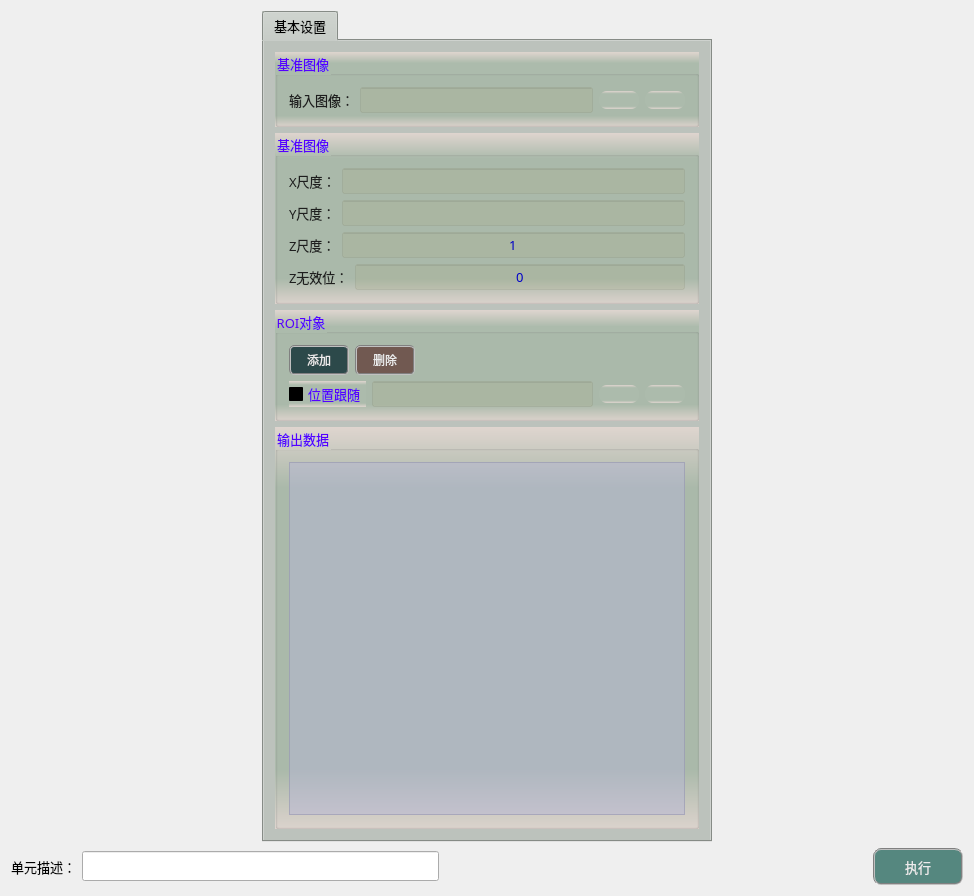
<?xml version="1.0" encoding="UTF-8"?>
<ui version="4.0">
 <class>frmFlatness3DClass</class>
 <widget class="QWidget" name="frmFlatness3DClass">
  <property name="geometry">
   <rect>
    <x>0</x>
    <y>0</y>
    <width>974</width>
    <height>896</height>
   </rect>
  </property>
  <property name="windowTitle">
   <string>frmFlatness3D</string>
  </property>
  <layout class="QVBoxLayout" name="verticalLayout">
   <item>
    <layout class="QHBoxLayout" name="horizontalLayout_2">
     <item>
      <widget class="QTabWidget" name="tabWidget">
       <property name="sizePolicy">
        <sizepolicy hsizetype="Fixed" vsizetype="Expanding">
         <horstretch>0</horstretch>
         <verstretch>0</verstretch>
        </sizepolicy>
       </property>
       <property name="minimumSize">
        <size>
         <width>450</width>
         <height>550</height>
        </size>
       </property>
       <property name="maximumSize">
        <size>
         <width>16777215</width>
         <height>16777215</height>
        </size>
       </property>
       <property name="font">
        <font>
         <family>微软雅黑</family>
         <pointsize>10</pointsize>
        </font>
       </property>
       <property name="styleSheet">
        <string notr="true">background-color: #bcc2bc;</string>
       </property>
       <property name="currentIndex">
        <number>0</number>
       </property>
       <widget class="QWidget" name="tab">
        <attribute name="title">
         <string>基本设置</string>
        </attribute>
        <layout class="QVBoxLayout" name="verticalLayout_4">
         <item>
          <widget class="QGroupBox" name="groupCamera">
           <property name="font">
            <font>
             <family>微软雅黑</family>
             <pointsize>10</pointsize>
            </font>
           </property>
           <property name="styleSheet">
            <string notr="true">background-color: qlineargradient(x1:0, y1:0, x2:0, y2:1, stop:0 #dfd5cf, stop: 0.15 #acbbac, stop: 0.85 #acbbac,stop:1 #dfd5cf);
color: rgb(85, 0, 255);</string>
           </property>
           <property name="title">
            <string>基准图像</string>
           </property>
           <layout class="QHBoxLayout" name="horizontalLayout_7">
            <item>
             <widget class="QLabel" name="label_4">
              <property name="font">
               <font>
                <family>微软雅黑</family>
                <pointsize>10</pointsize>
               </font>
              </property>
              <property name="styleSheet">
               <string notr="true">color: rgb(30, 30, 30);
background: transparent;</string>
              </property>
              <property name="text">
               <string>输入图像：</string>
              </property>
             </widget>
            </item>
            <item>
             <widget class="QLineEdit" name="txtLinkImage">
              <property name="font">
               <font>
                <family>微软雅黑</family>
                <pointsize>10</pointsize>
               </font>
              </property>
              <property name="styleSheet">
               <string notr="true">color: rgb(0, 0, 200);
background-color: rgba(170, 170, 127,50);</string>
              </property>
              <property name="alignment">
               <set>Qt::AlignCenter</set>
              </property>
              <property name="readOnly">
               <bool>true</bool>
              </property>
             </widget>
            </item>
            <item>
             <widget class="QPushButton" name="btnLinkImage">
              <property name="toolTip">
               <string>链接图像</string>
              </property>
              <property name="styleSheet">
               <string notr="true">QWidget{ border:none;border-radius: 8px;padding: 2px 4px;}
QPushButton:hover{ background-color: rgba(85, 150, 127, 100);}
QPushButton:pressed{background-color: rgba(85, 180, 127, 160);}</string>
              </property>
              <property name="text">
               <string/>
              </property>
              <property name="icon">
               <iconset resource="../../GeometryTools/FindCircle/sub_res.qrc">
                <normaloff>:/resource/link.png</normaloff>:/resource/link.png</iconset>
              </property>
              <property name="iconSize">
               <size>
                <width>27</width>
                <height>27</height>
               </size>
              </property>
             </widget>
            </item>
            <item>
             <widget class="QPushButton" name="btnDelLinkImage">
              <property name="toolTip">
               <string>删除图像链接</string>
              </property>
              <property name="styleSheet">
               <string notr="true">QWidget{ border:none;border-radius: 8px;padding: 2px 4px;}
QPushButton:hover{ background-color: rgba(226, 142, 162, 100);}
QPushButton:pressed{background-color: rgba(226, 172, 162, 200);}</string>
              </property>
              <property name="text">
               <string/>
              </property>
              <property name="icon">
               <iconset resource="../../GeometryTools/FindCircle/sub_res.qrc">
                <normaloff>:/resource/del_link.png</normaloff>:/resource/del_link.png</iconset>
              </property>
              <property name="iconSize">
               <size>
                <width>27</width>
                <height>27</height>
               </size>
              </property>
             </widget>
            </item>
           </layout>
          </widget>
         </item>
         <item>
          <widget class="QGroupBox" name="groupCamera_2">
           <property name="font">
            <font>
             <family>微软雅黑</family>
             <pointsize>10</pointsize>
            </font>
           </property>
           <property name="styleSheet">
            <string notr="true">background-color: qlineargradient(x1:0, y1:0, x2:0, y2:1, stop:0 #dfd5cf, stop: 0.15 #acbbac, stop: 0.85 #acbbac,stop:1 #dfd5cf);
color: rgb(85, 0, 255);</string>
           </property>
           <property name="title">
            <string>基准图像</string>
           </property>
           <layout class="QVBoxLayout" name="verticalLayout_2">
            <item>
             <layout class="QHBoxLayout" name="horizontalLayout_3">
              <item>
               <widget class="QLabel" name="label_8">
                <property name="font">
                 <font>
                  <family>微软雅黑</family>
                  <pointsize>10</pointsize>
                 </font>
                </property>
                <property name="styleSheet">
                 <string notr="true">color: rgb(30, 30, 30);
background: transparent;</string>
                </property>
                <property name="text">
                 <string>X尺度：</string>
                </property>
               </widget>
              </item>
              <item>
               <widget class="QLineEdit" name="txtXScale">
                <property name="font">
                 <font>
                  <family>微软雅黑</family>
                  <pointsize>10</pointsize>
                 </font>
                </property>
                <property name="styleSheet">
                 <string notr="true">color: rgb(0, 0, 200);
background-color: rgba(170, 170, 127,50);</string>
                </property>
                <property name="alignment">
                 <set>Qt::AlignCenter</set>
                </property>
                <property name="readOnly">
                 <bool>false</bool>
                </property>
               </widget>
              </item>
             </layout>
            </item>
            <item>
             <layout class="QHBoxLayout" name="horizontalLayout_4">
              <item>
               <widget class="QLabel" name="label_9">
                <property name="font">
                 <font>
                  <family>微软雅黑</family>
                  <pointsize>10</pointsize>
                 </font>
                </property>
                <property name="styleSheet">
                 <string notr="true">color: rgb(30, 30, 30);
background: transparent;</string>
                </property>
                <property name="text">
                 <string>Y尺度：</string>
                </property>
               </widget>
              </item>
              <item>
               <widget class="QLineEdit" name="txtYScale">
                <property name="font">
                 <font>
                  <family>微软雅黑</family>
                  <pointsize>10</pointsize>
                 </font>
                </property>
                <property name="styleSheet">
                 <string notr="true">color: rgb(0, 0, 200);
background-color: rgba(170, 170, 127,50);</string>
                </property>
                <property name="alignment">
                 <set>Qt::AlignCenter</set>
                </property>
                <property name="readOnly">
                 <bool>false</bool>
                </property>
               </widget>
              </item>
             </layout>
            </item>
            <item>
             <layout class="QHBoxLayout" name="horizontalLayout_5">
              <item>
               <widget class="QLabel" name="label_10">
                <property name="font">
                 <font>
                  <family>微软雅黑</family>
                  <pointsize>10</pointsize>
                 </font>
                </property>
                <property name="styleSheet">
                 <string notr="true">color: rgb(30, 30, 30);
background: transparent;</string>
                </property>
                <property name="text">
                 <string>Z尺度：</string>
                </property>
               </widget>
              </item>
              <item>
               <widget class="QLineEdit" name="txtZScale">
                <property name="font">
                 <font>
                  <family>微软雅黑</family>
                  <pointsize>10</pointsize>
                 </font>
                </property>
                <property name="styleSheet">
                 <string notr="true">color: rgb(0, 0, 200);
background-color: rgba(170, 170, 127,50);</string>
                </property>
                <property name="text">
                 <string>1</string>
                </property>
                <property name="alignment">
                 <set>Qt::AlignCenter</set>
                </property>
                <property name="readOnly">
                 <bool>false</bool>
                </property>
               </widget>
              </item>
             </layout>
            </item>
            <item>
             <layout class="QHBoxLayout" name="horizontalLayout_6">
              <item>
               <widget class="QLabel" name="label_11">
                <property name="font">
                 <font>
                  <family>微软雅黑</family>
                  <pointsize>10</pointsize>
                 </font>
                </property>
                <property name="styleSheet">
                 <string notr="true">color: rgb(30, 30, 30);
background: transparent;</string>
                </property>
                <property name="text">
                 <string>Z无效位：</string>
                </property>
               </widget>
              </item>
              <item>
               <widget class="QLineEdit" name="txtZInvalid">
                <property name="font">
                 <font>
                  <family>微软雅黑</family>
                  <pointsize>10</pointsize>
                 </font>
                </property>
                <property name="styleSheet">
                 <string notr="true">color: rgb(0, 0, 200);
background-color: rgba(170, 170, 127,50);</string>
                </property>
                <property name="text">
                 <string>0</string>
                </property>
                <property name="alignment">
                 <set>Qt::AlignCenter</set>
                </property>
                <property name="readOnly">
                 <bool>false</bool>
                </property>
               </widget>
              </item>
             </layout>
            </item>
           </layout>
          </widget>
         </item>
         <item>
          <widget class="QGroupBox" name="groupC4_2">
           <property name="font">
            <font>
             <family>微软雅黑</family>
             <pointsize>10</pointsize>
            </font>
           </property>
           <property name="styleSheet">
            <string notr="true">background-color: qlineargradient(x1:0, y1:0, x2:0, y2:1, stop:0 #dfd5cf, stop: 0.15 #acbbac, stop: 0.85 #acbbac,stop:1 #dfd5cf);
color: rgb(85, 0, 255);</string>
           </property>
           <property name="title">
            <string>ROI对象</string>
           </property>
           <layout class="QVBoxLayout" name="verticalLayout_3">
            <item>
             <layout class="QHBoxLayout" name="horizontalLayout_8">
              <item>
               <widget class="QPushButton" name="btnAddROI">
                <property name="sizePolicy">
                 <sizepolicy hsizetype="Fixed" vsizetype="Fixed">
                  <horstretch>0</horstretch>
                  <verstretch>0</verstretch>
                 </sizepolicy>
                </property>
                <property name="minimumSize">
                 <size>
                  <width>60</width>
                  <height>30</height>
                 </size>
                </property>
                <property name="font">
                 <font>
                  <family>微软雅黑</family>
                  <pointsize>9</pointsize>
                 </font>
                </property>
                <property name="styleSheet">
                 <string notr="true">QWidget{ background-color: rgba(9, 42, 47, 200);}
QWidget{ color: rgb(235, 235, 235);}
QWidget{ border: 2px groove gray;border-radius: 5px;padding: 2px 4px;}
QPushButton:hover{ background-color: rgb(9, 62, 52);}
QPushButton:pressed{background-color: rgb(9, 82, 72);}</string>
                </property>
                <property name="text">
                 <string>添加</string>
                </property>
               </widget>
              </item>
              <item>
               <widget class="QPushButton" name="btnDeleteROI">
                <property name="minimumSize">
                 <size>
                  <width>60</width>
                  <height>30</height>
                 </size>
                </property>
                <property name="font">
                 <font>
                  <family>微软雅黑</family>
                  <pointsize>9</pointsize>
                 </font>
                </property>
                <property name="styleSheet">
                 <string notr="true">QWidget{ background-color: rgba(97, 63, 56, 200);}
QWidget{ color: rgb(235, 235, 235);}
QWidget{ border: 2px groove gray;border-radius: 5px;padding: 2px 4px;}
QPushButton:hover{ background-color: rgb(97, 83, 76);}
QPushButton:pressed{background-color: rgb(117, 83, 96);}</string>
                </property>
                <property name="text">
                 <string>删除</string>
                </property>
               </widget>
              </item>
              <item>
               <spacer name="horizontalSpacer">
                <property name="orientation">
                 <enum>Qt::Horizontal</enum>
                </property>
                <property name="sizeHint" stdset="0">
                 <size>
                  <width>40</width>
                  <height>20</height>
                 </size>
                </property>
               </spacer>
              </item>
             </layout>
            </item>
            <item>
             <layout class="QHBoxLayout" name="horizontalLayout_9">
              <item>
               <widget class="QCheckBox" name="checkUseFollow">
                <property name="sizePolicy">
                 <sizepolicy hsizetype="Fixed" vsizetype="Fixed">
                  <horstretch>0</horstretch>
                  <verstretch>0</verstretch>
                 </sizepolicy>
                </property>
                <property name="font">
                 <font>
                  <family>微软雅黑</family>
                  <pointsize>10</pointsize>
                 </font>
                </property>
                <property name="styleSheet">
                 <string notr="true">QCheckBox{
    color: rgb(30, 30, 30);
	border-style: flat;
	background: transparent;
}
QCheckBox::indicator {
    width: 17px;
    height: 17px;    
}
QCheckBox::indicator::unchecked {
    image: url(:/resource/untick.png);
}
QCheckBox::indicator::checked {
    image: url(:/resource/tick.png);
};</string>
                </property>
                <property name="text">
                 <string>位置跟随</string>
                </property>
                <property name="iconSize">
                 <size>
                  <width>22</width>
                  <height>22</height>
                 </size>
                </property>
               </widget>
              </item>
              <item>
               <widget class="QLineEdit" name="txtLinkFollow">
                <property name="font">
                 <font>
                  <family>微软雅黑</family>
                  <pointsize>10</pointsize>
                 </font>
                </property>
                <property name="toolTip">
                 <string>匹配基准中心</string>
                </property>
                <property name="styleSheet">
                 <string notr="true">color: rgb(0, 0, 200);
background-color: rgba(170, 170, 127,50);</string>
                </property>
                <property name="alignment">
                 <set>Qt::AlignCenter</set>
                </property>
                <property name="readOnly">
                 <bool>true</bool>
                </property>
               </widget>
              </item>
              <item>
               <widget class="QPushButton" name="btnLinkFollow">
                <property name="toolTip">
                 <string>链接位置跟随</string>
                </property>
                <property name="styleSheet">
                 <string notr="true">QWidget{ border:none;border-radius: 8px;padding: 2px 4px;}
QPushButton:hover{ background-color: rgba(85, 150, 127, 100);}
QPushButton:pressed{background-color: rgba(85, 180, 127, 160);}</string>
                </property>
                <property name="text">
                 <string/>
                </property>
                <property name="icon">
                 <iconset resource="../../GeometryTools/FindCircle/sub_res.qrc">
                  <normaloff>:/resource/link.png</normaloff>:/resource/link.png</iconset>
                </property>
                <property name="iconSize">
                 <size>
                  <width>27</width>
                  <height>27</height>
                 </size>
                </property>
               </widget>
              </item>
              <item>
               <widget class="QPushButton" name="btnDelLinkFollow">
                <property name="toolTip">
                 <string>删除位置跟随链接</string>
                </property>
                <property name="styleSheet">
                 <string notr="true">QWidget{ border:none;border-radius: 8px;padding: 2px 4px;}
QPushButton:hover{ background-color: rgba(226, 142, 162, 100);}
QPushButton:pressed{background-color: rgba(226, 172, 162, 200);}</string>
                </property>
                <property name="text">
                 <string/>
                </property>
                <property name="icon">
                 <iconset resource="../../GeometryTools/FindCircle/sub_res.qrc">
                  <normaloff>:/resource/del_link.png</normaloff>:/resource/del_link.png</iconset>
                </property>
                <property name="iconSize">
                 <size>
                  <width>27</width>
                  <height>27</height>
                 </size>
                </property>
               </widget>
              </item>
             </layout>
            </item>
           </layout>
          </widget>
         </item>
         <item>
          <widget class="QGroupBox" name="groupC3">
           <property name="font">
            <font>
             <family>微软雅黑</family>
             <pointsize>10</pointsize>
            </font>
           </property>
           <property name="styleSheet">
            <string notr="true">background-color: qlineargradient(x1:0, y1:0, x2:0, y2:1, stop:0 #dfd5cf, stop: 0.15 #acbbac, stop: 0.85 #acbbac,stop:1 #dfd5cf);
color: rgb(85, 0, 255);</string>
           </property>
           <property name="title">
            <string>输出数据</string>
           </property>
           <layout class="QVBoxLayout" name="verticalLayout_5">
            <item>
             <widget class="QTextEdit" name="txtMsg">
              <property name="font">
               <font>
                <family>微软雅黑</family>
               </font>
              </property>
              <property name="styleSheet">
               <string notr="true">QTextEdit         
{
    background-color: rgba(180, 180, 215,120);    
    gridline-color: rgba(220, 220, 255,255);
    color: rgba(20, 20, 20,200);
}
QScrollBar:vertical{ 
		background:#FFFFF2;
		padding-top:20px;
		padding-bottom:20px;
		padding-left:2px;
		padding-right:2px;
		border-left:1px solid #d7d7d7;}
QScrollBar::handle:vertical{
		background:#dbdbdb;
		border-radius:6px;
		min-height:20px;}
QScrollBar::handle:vertical:hover{
		background:#d0d0d0;}
QScrollBar::add-line:vertical{
		background:url(:/resource/down.png) center no-repeat;}
QScrollBar::sub-line:vertical{
		background:url(:/resource/up.png) center no-repeat;}
QScrollBar:horizontal{ 
		background:#FFFFF2;
		padding-top:20px;
		padding-bottom:20px;
		padding-left:2px;
		padding-right:2px;
		border-left:1px solid #d7d7d7;}
QScrollBar::handle:horizontal{
		background:#dbdbdb;
		border-radius:6px;
		min-height:20px;}
QScrollBar::handle:horizontal:hover{
		background:#d0d0d0;}
QScrollBar::add-line:horizontal{
		background:url(:/resource/right.png) center no-repeat;}
QScrollBar::sub-line:horizontal{
		background:url(:/resource/left.png) center no-repeat;}</string>
              </property>
              <property name="readOnly">
               <bool>true</bool>
              </property>
             </widget>
            </item>
           </layout>
          </widget>
         </item>
        </layout>
       </widget>
      </widget>
     </item>
     <item>
      <layout class="QGridLayout" name="imageLayout">
       <property name="spacing">
        <number>1</number>
       </property>
      </layout>
     </item>
    </layout>
   </item>
   <item>
    <layout class="QHBoxLayout" name="horizontalLayout">
     <item>
      <widget class="QLabel" name="label_3">
       <property name="sizePolicy">
        <sizepolicy hsizetype="Fixed" vsizetype="Fixed">
         <horstretch>0</horstretch>
         <verstretch>0</verstretch>
        </sizepolicy>
       </property>
       <property name="maximumSize">
        <size>
         <width>83</width>
         <height>25</height>
        </size>
       </property>
       <property name="font">
        <font>
         <family>微软雅黑</family>
         <pointsize>10</pointsize>
        </font>
       </property>
       <property name="styleSheet">
        <string notr="true">background-color: rgba(255, 255, 255, 0);</string>
       </property>
       <property name="text">
        <string>单元描述：</string>
       </property>
      </widget>
     </item>
     <item>
      <widget class="QLineEdit" name="txtDescribe">
       <property name="sizePolicy">
        <sizepolicy hsizetype="Fixed" vsizetype="Fixed">
         <horstretch>0</horstretch>
         <verstretch>0</verstretch>
        </sizepolicy>
       </property>
       <property name="minimumSize">
        <size>
         <width>357</width>
         <height>30</height>
        </size>
       </property>
       <property name="maximumSize">
        <size>
         <width>16777215</width>
         <height>30</height>
        </size>
       </property>
       <property name="font">
        <font>
         <family>微软雅黑</family>
         <pointsize>10</pointsize>
        </font>
       </property>
      </widget>
     </item>
     <item>
      <spacer name="horizontalSpacer_8">
       <property name="orientation">
        <enum>Qt::Horizontal</enum>
       </property>
       <property name="sizeHint" stdset="0">
        <size>
         <width>298</width>
         <height>20</height>
        </size>
       </property>
      </spacer>
     </item>
     <item>
      <widget class="QPushButton" name="btnExecute">
       <property name="minimumSize">
        <size>
         <width>90</width>
         <height>37</height>
        </size>
       </property>
       <property name="font">
        <font>
         <family>微软雅黑</family>
         <pointsize>10</pointsize>
        </font>
       </property>
       <property name="styleSheet">
        <string notr="true">QWidget{ background-color: rgb(85, 135, 127);}
QWidget{ color: rgb(235, 235, 235);}
QWidget{ border: 2px groove gray;border-radius: 8px;padding: 2px 4px;}
QPushButton:hover{ background-color: rgb(85, 155, 127);}
QPushButton:pressed{background-color: rgb(85, 175, 127);}</string>
       </property>
       <property name="text">
        <string>执行</string>
       </property>
      </widget>
     </item>
    </layout>
   </item>
  </layout>
 </widget>
 <layoutdefault spacing="6" margin="11"/>
 <resources>
  <include location="../../GeometryTools/FindCircle/sub_res.qrc"/>
 </resources>
 <connections/>
</ui>
